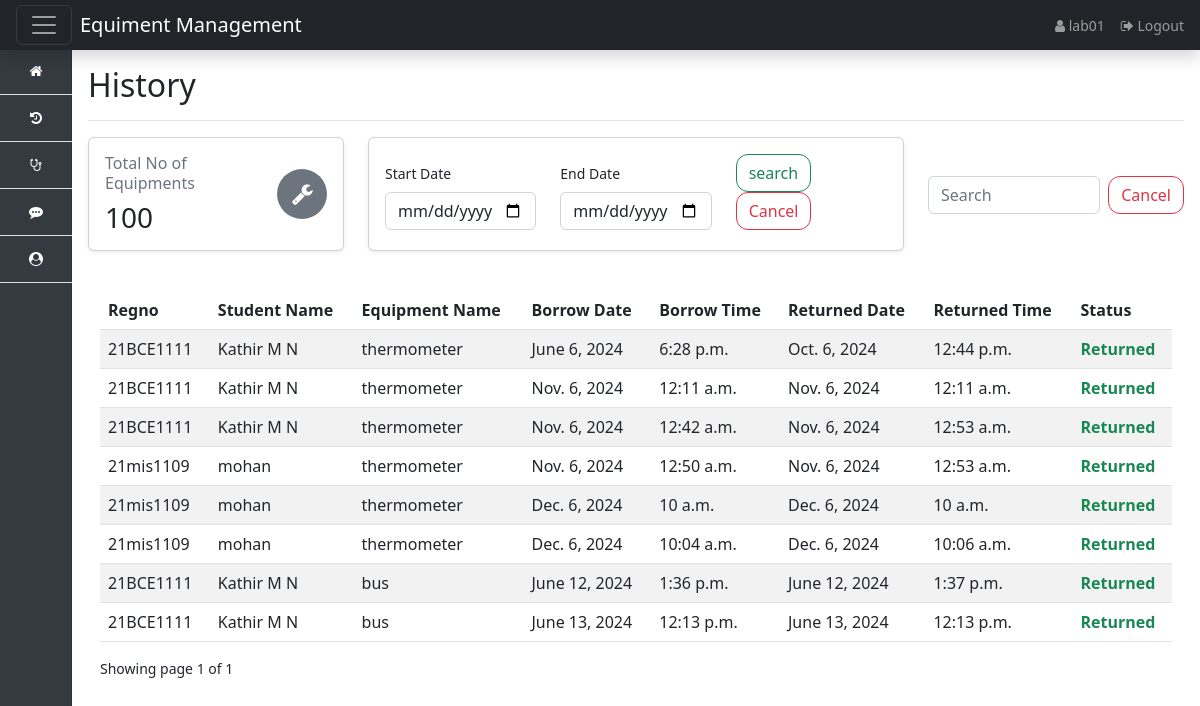
Before: /history?page=2 (signed in) with the older database file.
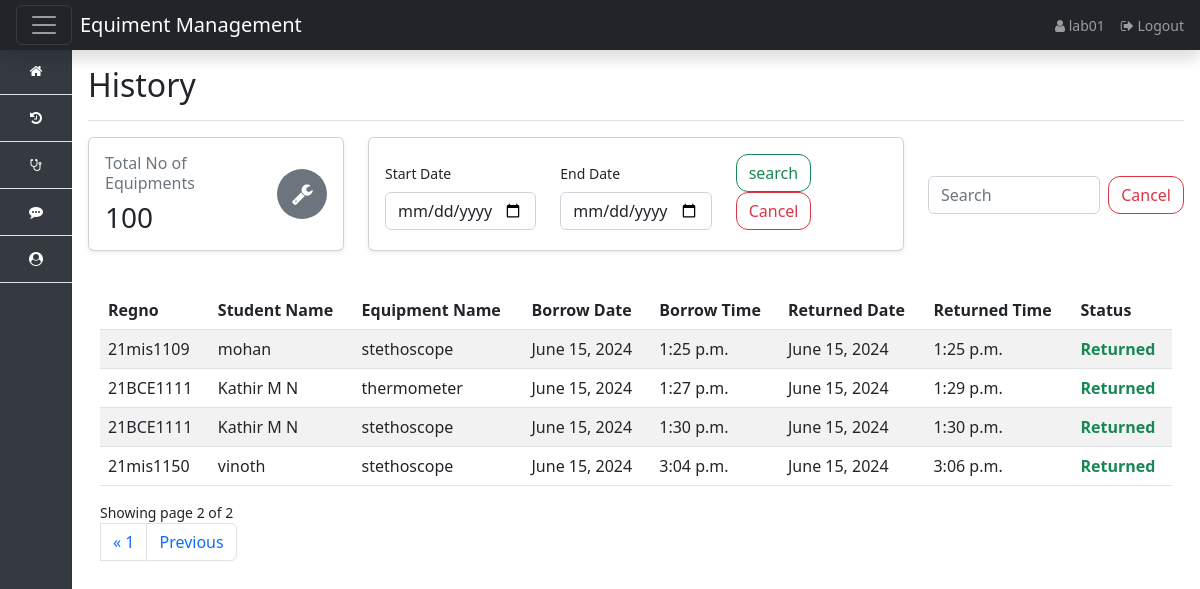
After: the same page with the newer database file.
### app/models.py (models this page shows, shortened)
class Manage_Equiment(models.Model):
    borrowed_date = models.DateField(default=now)
    borrowed_time = models.TimeField()
    regno = models.CharField(max_length=100)
    stud_name = models.CharField(max_length=100,null=True)
    category = models.CharField(max_length=266)
    returned_time = models.TimeField(null=True, blank=True)
    returned_date = models.DateField(null=True, blank=True)
    status = models.BooleanField(default=False)
    handled_by = models.ForeignKey(User, on_delete=models.SET_NULL, null=True, blank=True)
    class Meta:
        ordering: ['-date'] # type: ignore

### app/views.py (the view)
# urls.py: path('history',views.history,name='history'),
def history(request):
    equipment = Manage_Equiment.objects.filter(handled_by=request.user)
    paginator = Paginator(equipment,8)
    page_number = request.GET.get('page')
    page_obj = Paginator.get_page(paginator,page_number)
    context = {
        'equiment' : equipment,
        'page_obj' : page_obj
    }
    return render(request,'equiments/history.html',context)

### Template/equiments/history.html (shortened to what the changed rows need)
{% extends 'base.html' %}
{% block content %}
    <div class="d-flex justify-content-between flex-wrap flex-md-nowrap align-items-center  pb-2 mb-3 border-bottom">
        <h1 class="h2">History</h1>
    </div>
     <div class="container">
        <div class="app-table">
        <table class="table table-striped table-hover">
            <thead>
                <tr>
                    <th>Regno</th>
                    <th>Student Name</th>
                    <th>Equipment Name</th>
                    <th>Borrow Date</th>
                    <th>Borrow Time</th>
                    <th>Returned Date</th>
                    <th>Returned Time</th>
                    <th>Status</th>
                </tr>
            </thead>
            <tbody>
                {% for equiments in page_obj %}
                <tr>
                    <td>{{equiments.regno}}</td>
                    <td>{{equiments.stud_name}}</td>
                    <td>{{equiments.category}}</td>
                    <td>{{equiments.borrowed_date}}</td>
                    <td>{{equiments.borrowed_time}}</td>
                    <td>{{equiments.returned_date}}</td>
                    <td>{{equiments.returned_time}}</td>
                    <td>{% if equiments.status == False %} <span style="color: red;">Pending to Return</span>
                        {% else %}
                        <span style="color: rgb(25, 135, 84); font-weight: bold ;"> Returned </span>
                        {% endif %}
                    </td>
                </tr>
                {% endfor %}
            </tbody>
        </table>
    </div>
        <div class="">
            Showing page {{page_obj.number}} of {{page_obj.paginator.num_pages}}
        </div>
        <ul class="pagination align-right float-right mr-auto">
            {% if page_obj.has_previous%}
            <li {% if  page_obj.number == 1 %} class="page-item active" {% endif %}>
                <a class="page-link"  href="?page=1">&laquo; 1</a>
            </li>
            <li class="page-item"><a class="page-link" href="?page={{page_obj.previous_page_number}}">Previous</a></li>
            {% endif %}
        </ul>
    </div>
{% endblock %}

Changed rows visible on the page:
no longer on this page (row unchanged): Manage_Equiment: regno "21BCE1111", stud_name "Kathir M N", category "thermometer", borrowed_date "June 6, 2024", borrowed_time "6:28 p.m.", returned_date "Oct. 6, 2024", returned_time "12:44 p.m.", status "Returned"
no longer on this page (row unchanged): Manage_Equiment: regno "21BCE1111", stud_name "Kathir M N", category "thermometer", borrowed_date "Nov. 6, 2024", borrowed_time "12:11 a.m.", returned_date "Nov. 6, 2024", returned_time "12:11 a.m.", status "Returned"
no longer on this page (row unchanged): Manage_Equiment: regno "21BCE1111", stud_name "Kathir M N", category "thermometer", borrowed_date "Nov. 6, 2024", borrowed_time "12:42 a.m.", returned_date "Nov. 6, 2024", returned_time "12:53 a.m.", status "Returned"
no longer on this page (row unchanged): Manage_Equiment: regno "21mis1109", stud_name "mohan", category "thermometer", borrowed_date "Nov. 6, 2024", borrowed_time "12:50 a.m.", returned_date "Nov. 6, 2024", returned_time "12:53 a.m.", status "Returned"
no longer on this page (row unchanged): Manage_Equiment: regno "21mis1109", stud_name "mohan", category "thermometer", borrowed_date "Dec. 6, 2024", borrowed_time "10 a.m.", returned_date "Dec. 6, 2024", returned_time "10 a.m.", status "Returned"
no longer on this page (row unchanged): Manage_Equiment: regno "21mis1109", stud_name "mohan", category "thermometer", borrowed_date "Dec. 6, 2024", borrowed_time "10:04 a.m.", returned_date "Dec. 6, 2024", returned_time "10:06 a.m.", status "Returned"
no longer on this page (row unchanged): Manage_Equiment: regno "21BCE1111", stud_name "Kathir M N", category "bus", borrowed_date "June 12, 2024", borrowed_time "1:36 p.m.", returned_date "June 12, 2024", returned_time "1:37 p.m.", status "Returned"
no longer on this page (row unchanged): Manage_Equiment: regno "21BCE1111", stud_name "Kathir M N", category "bus", borrowed_date "June 13, 2024", borrowed_time "12:13 p.m.", returned_date "June 13, 2024", returned_time "12:13 p.m.", status "Returned"
added Manage_Equiment: regno "21mis1109", stud_name "mohan", category "stethoscope", borrowed_date "June 15, 2024", borrowed_time "1:25 p.m.", returned_date "June 15, 2024", returned_time "1:25 p.m.", status "Returned"
added Manage_Equiment: regno "21BCE1111", stud_name "Kathir M N", category "thermometer", borrowed_date "June 15, 2024", borrowed_time "1:27 p.m.", returned_date "June 15, 2024", returned_time "1:29 p.m.", status "Returned"
added Manage_Equiment: regno "21BCE1111", stud_name "Kathir M N", category "stethoscope", borrowed_date "June 15, 2024", borrowed_time "1:30 p.m.", returned_date "June 15, 2024", returned_time "1:30 p.m.", status "Returned"
added Manage_Equiment: regno "21mis1150", stud_name "vinoth", category "stethoscope", borrowed_date "June 15, 2024", borrowed_time "3:04 p.m.", returned_date "June 15, 2024", returned_time "3:06 p.m.", status "Returned"
Other visible differences:
{{ page_obj.number }}: "1" → "2"
{{ page_obj.paginator.num_pages }}: "1" → "2"
text now shown: "« 1 Previous"
